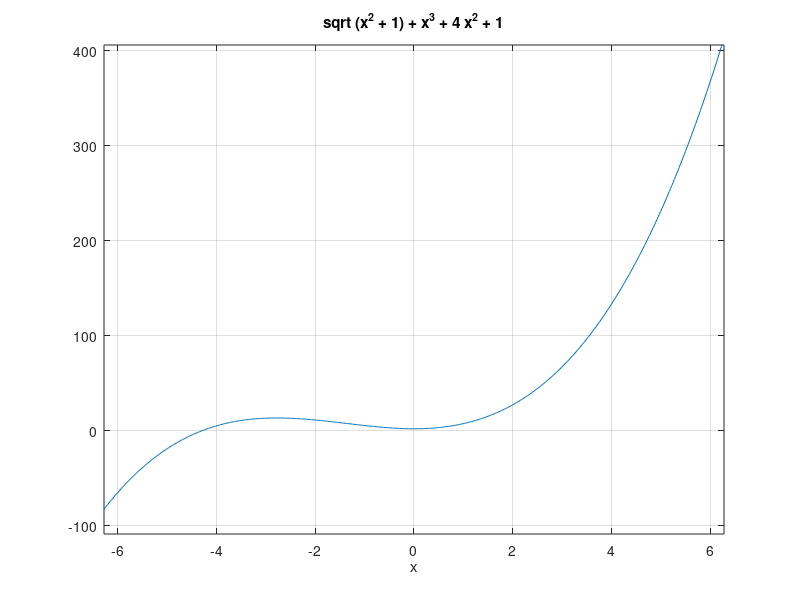

Here is the MATLAB script that generated this plot: (Note: this script raises an error after producing the figure.)
% Implementare il metodo di bisezione in una function, arrestando
% le iterazioni quando il residuo e sceso sotto una tolleranza fissata.
% Applicarlo agli zeri della funzione f(x)=sqrt(x^2+1) + x^3 + 4x^2 +1
clear
close all
clc

f=@(x)sqrt(x.^2+1)+x.^3+4*x.^2+1;
% studio la funzione:
ezplot(f), grid on % siccome non so che a e b mettere, plotto con questo
                   % comando e vedo. 
                   % explot di default mostra in ascisse tra -2pi e 2pi. 
                   % Si vede che la funzione ha un solo zero tra -5 e -4
a=-5; b=-4;
toll=1.0e-8;
[x]=bisezione(f,a,b,toll)  % se voglio k in una variabile lo passo come
                           % secondo parametro
hold on
plot(x,f(x),'o','MarkerSize',2)
